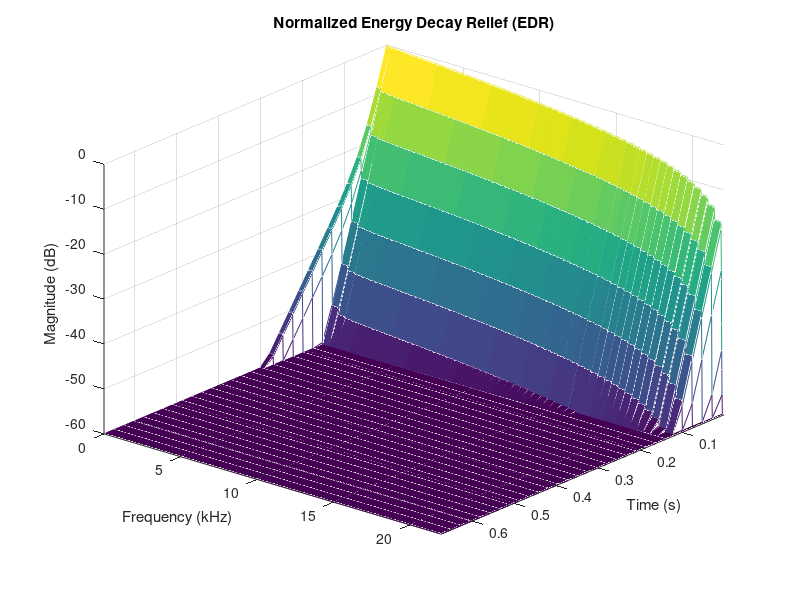
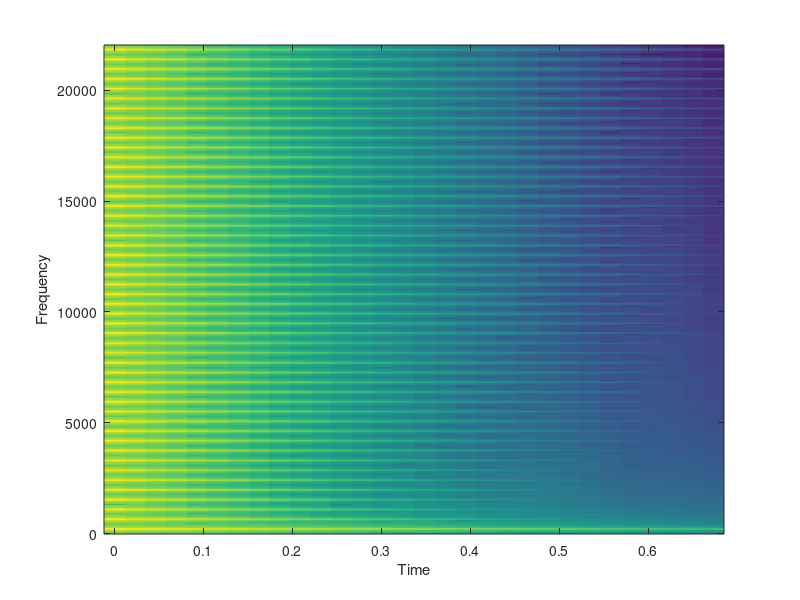

Recreate these plots in MATLAB, in order.
w = pi*[1/120 1/12 5/12];
% w = pi*[0 0.5 1];
h = [0.999 0.99 0.9];
nb = 1;
na = 1;

[b,a] = invfreqz(h,w,nb,na);
% freqz(b,a);
% impz(b,a);

B_h = a;
A_h = [a zeros(1,100-(length(a))) b];


% edc plotting begins here
fs = 44100;
[signal, T] = impz(B_h, A_h, [] , fs);


minPlotDB = -60; % minimum value in DB to be plotted
frameSizeMS = 30; % minimum frame length, in ms
overlap = 0.5; % fraction of frame overlapping
windowType = 'hann'; % type of windowing used for each frame

% calculate STFT frames
minFrameLen = fs*frameSizeMS/1000; 
frameLenPow = nextpow2(minFrameLen);
frameLen = 2^frameLenPow; % frame length = fft size
eval(['frameWindow = ' windowType '(frameLen);']);
     %%% WRITE CODE HERE %%%
     % Complete the rest of the code in order to compute the signal
     % spectrogram. Use the Matlab function "specgram", and
     % save the result into vectors [B,F,T] (this will be used
     % later for plotting the time and frequency axes).
     
     [B,F,T] = specgram( (signal),frameLen,fs,frameWindow);

% calculate the EDR
     %%% WRITE CODE HERE %%%
     % The variable "B_EDRdb" is the EDR in units of decibels.
     % Keep the matrix orientation of the EDR the same as the spectrogram. 
     % Implementation hint: It is faster to calculate the EDR going
     % backward in time rather than forward.
     B_EDRdb = 0 * B;
     for i = length(B(:,1)) - 1: -1: 1
         for j = 1 : length(B(1,:))
             B_EDRdb(i,j) = B_EDRdb(i + 1,j) + abs(B(i,j))^2;
         end 
     end
     B_EDRdb = 10*log10(B_EDRdb);
% normalize EDR to 0 dB and truncate the plot below a given dB threshold
offset = max(max(B_EDRdb));
B_EDRdbN = B_EDRdb - offset;
[nBins,nFrames] = size(B_EDRdbN);
for i=1:nFrames
  I = find(B_EDRdbN(:,i) < minPlotDB);
  if (I)
    B_EDRdbN(I,i) = minPlotDB;
  end
end

% plot the energy decay relief
figure(gcf);clf;
mesh(T,F/1000,B_EDRdbN);
view(130,30);
title('Normalized Energy Decay Relief (EDR)');
xlabel('Time (s)');ylabel('Frequency (kHz)');zlabel('Magnitude (dB)');
axis tight;zoom on;
figure();
specgram( 0.5*(signal(:,1)+signal(:,1) ),frameLen,fs,frameWindow);